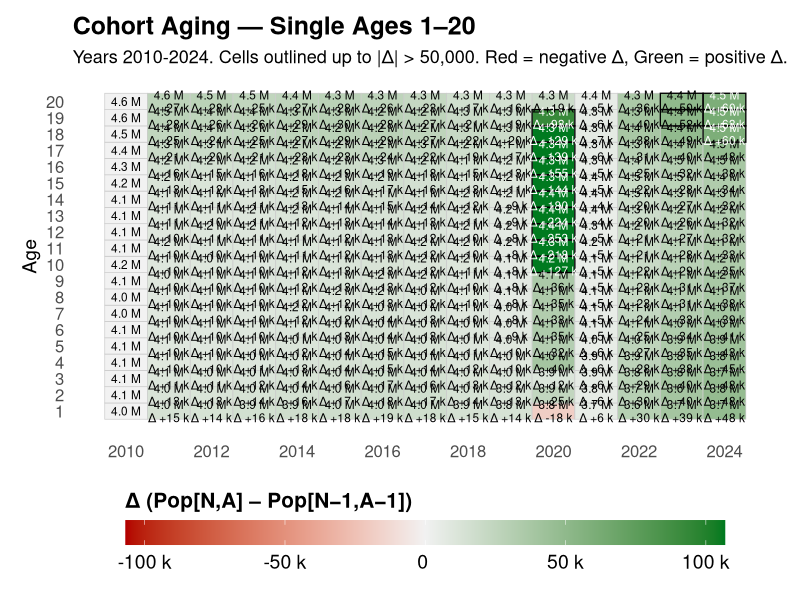
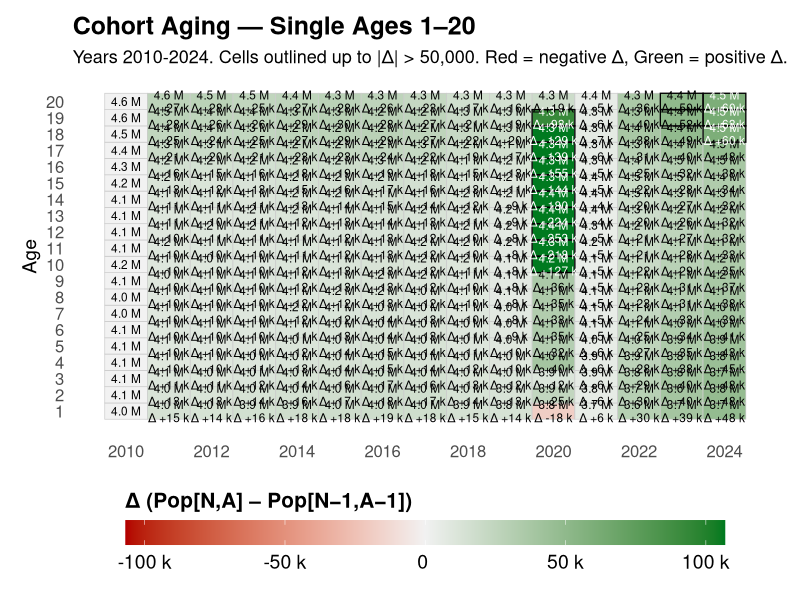
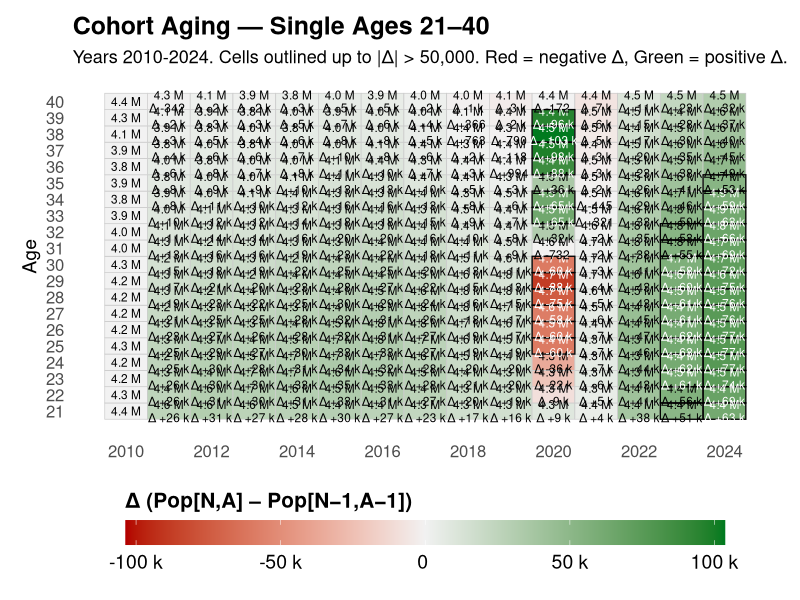
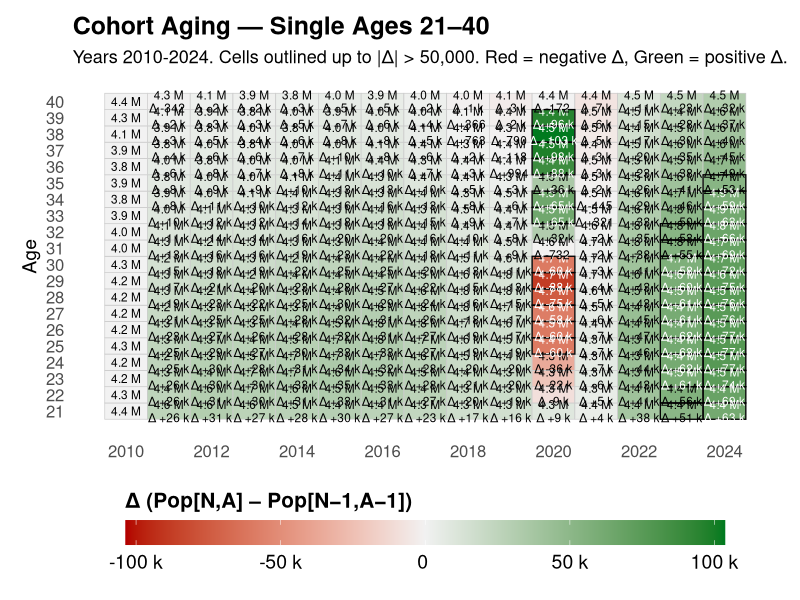
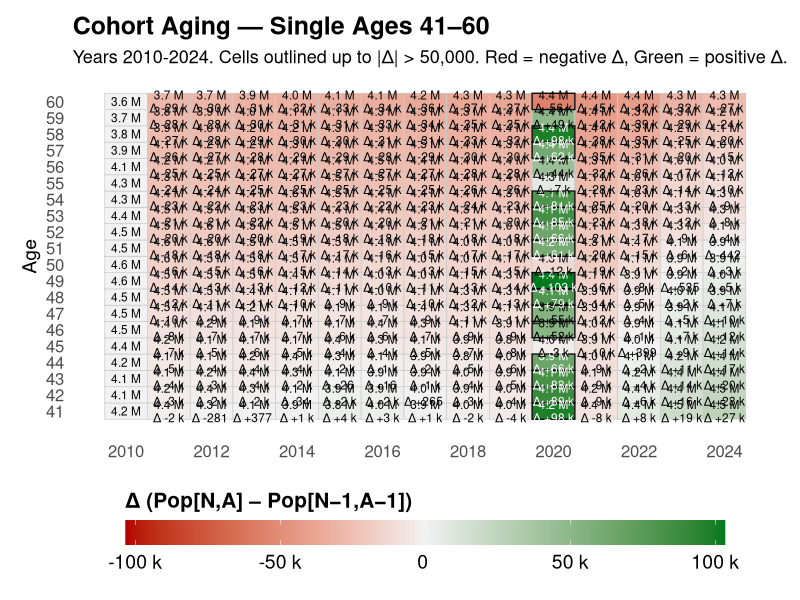
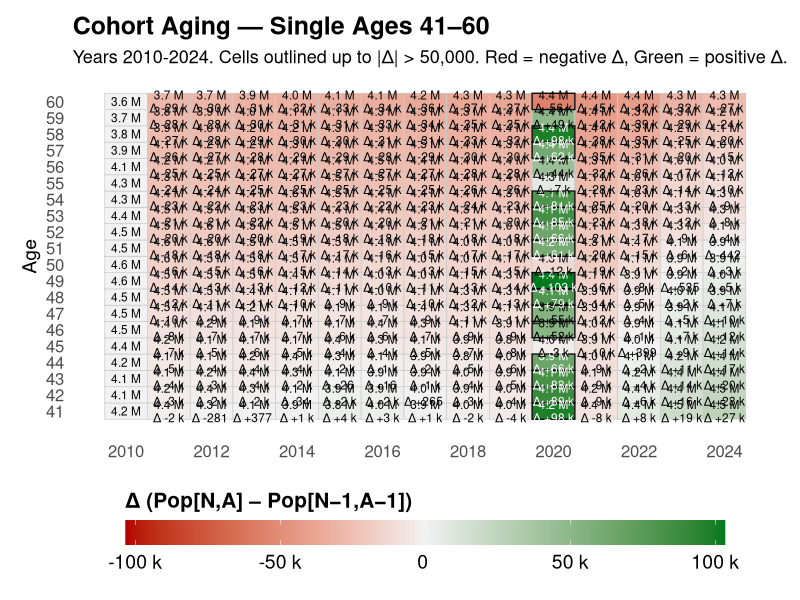
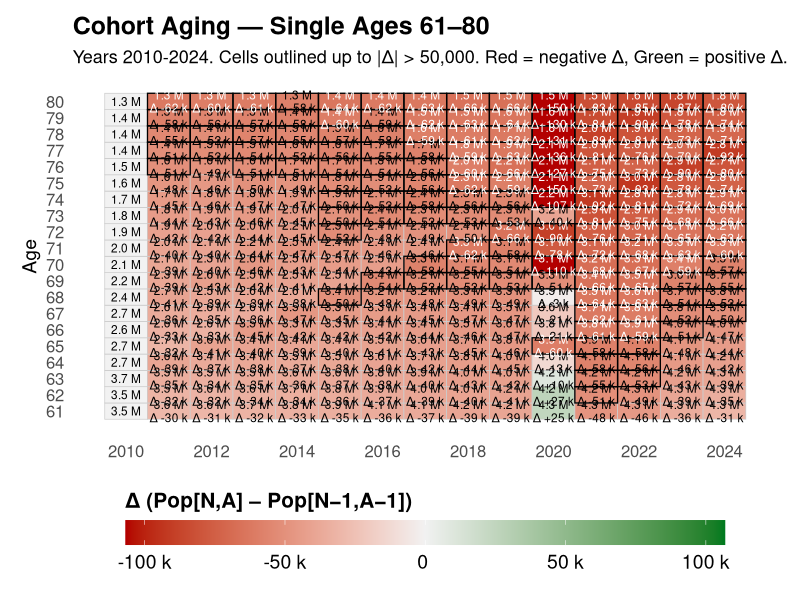
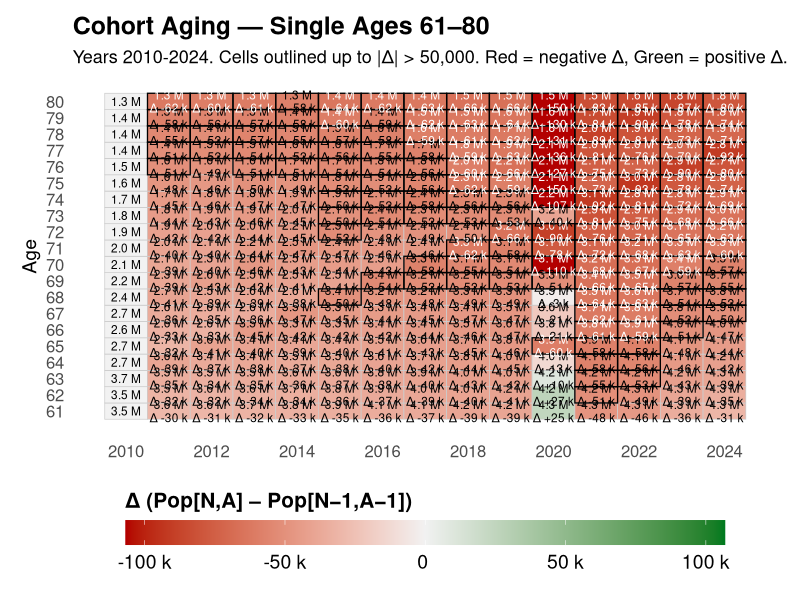

Here is the R script that generated these plots, in order:
#########################################################
## Cohort aging table by single age (HTML with highlights)
## Δ at (Year N, Age A) = Pop[N, A] − Pop[N−1, A−1]
## Source: data/merged_yearly_population_by_age.csv
#########################################################

suppressPackageStartupMessages({
  library(tidyverse)
  library(kableExtra)
})

# --- Parameters ---
TARGET_DELTA <- 50000L   # expected cohort change
TOL          <- 0L       # tolerance around TARGET_DELTA (e.g., 2500L)

# --- Load ---
pop <- read_csv("data/merged_yearly_population_by_age.csv", show_col_types = FALSE) %>%
  transmute(Year = as.integer(Year),
            Age  = as.integer(Age),
            Population = as.numeric(Population)) %>%
  filter(!is.na(Year), !is.na(Age), !is.na(Population))

yrs <- sort(unique(pop$Year))

# --- Wide matrix of populations (Age rows, Year cols); drop Age 0 in the output
pop_wide_years <- pop %>%
  pivot_wider(id_cols = Age, names_from = Year, values_from = Population) %>%
  arrange(Age) %>%
  filter(Age >= 1)  # “starting in 2010, we never care about Age 0”

# --- Cohort deltas: (N,A) minus (N-1,A-1) ---
delta_long <- pop %>%
  mutate(Year_prev = Year - 1, Age_prev = Age - 1) %>%
  left_join(pop %>% select(Year, Age, Population) %>%
              rename(Year_prev = Year, Age_prev = Age, Pop_prev = Population),
            by = c("Year_prev", "Age_prev")) %>%
  filter(!is.na(Pop_prev), Age >= 1) %>%
  transmute(Age, Year, delta = Population - Pop_prev)

delta_wide <- delta_long %>%
  mutate(delta_col = paste0(Year, "-", Year - 1)) %>%
  select(Age, delta_col, delta) %>%
  pivot_wider(names_from = delta_col, values_from = delta)

# --- Combine absolute years + cohort deltas, with two-line cells (value + Δ) ---
# Colors
CLR_POS_TEXT <- "#006400"  # dark green
CLR_NEG_TEXT <- "#8B0000"  # dark red
CLR_POS_BG   <- "#d8f3dc"  # light green
CLR_NEG_BG   <- "#ffcccc"  # light red

# Threshold for highlight (set this near your Parameters section if you prefer)
HIGHLIGHT_THRESHOLD <- 50000L

# ---- PRINT-FRIENDLY HEAT MAPS (single ages, same scope) ----
suppressPackageStartupMessages({ library(tidyverse) })

OUT_DIR <- "visual/pop_aging"
dir.create(file.path(OUT_DIR, "heatmaps"), recursive = TRUE, showWarnings = FALSE)

YEAR_MIN <- min(yrs, na.rm = TRUE)
YEAR_MAX <- max(yrs, na.rm = TRUE)
year_span <- paste0(YEAR_MIN, "-", YEAR_MAX)

# Compact formatters (SI suffixes)
fmt_si     <- scales::label_number(accuracy = 0.1, scale_cut = scales::cut_si(""))
fmt_si_int <- scales::label_number(accuracy = 1,   scale_cut = scales::cut_si(""))

# Build per-cell values + labels (same data scope: Age >= 1; all years in `yrs`)
df <- pop %>%
  filter(Age >= 1) %>%
  left_join(delta_long, by = c("Year","Age")) %>%
  mutate(
    pop_lbl   = fmt_si(Population),
    delta_lbl = ifelse(is.na(delta), "", paste0(ifelse(delta > 0, "+", ""), fmt_si_int(delta))),
    label     = ifelse(delta_lbl == "", pop_lbl, paste0(pop_lbl, "\nΔ ", delta_lbl))
  )

# Clamp only for color mapping (labels use true values)
q98   <- stats::quantile(abs(df$delta), 0.98, na.rm = TRUE)
limit <- max(HIGHLIGHT_THRESHOLD, q98, na.rm = TRUE)
df <- df %>%
  mutate(
    delta_clamped = pmax(pmin(delta, limit), -limit),
    extreme       = !is.na(delta) & abs(delta) > HIGHLIGHT_THRESHOLD
  )

# Render in the SAME 20-age blocks (no scope change)
AGES_PER_PLOT <- 20L
ages_all      <- sort(unique(df$Age))
starts_hm     <- seq(1, length(ages_all), by = AGES_PER_PLOT)

for (i in seq_along(starts_hm)) {
  a_start <- ages_all[starts_hm[i]]
  a_end   <- ages_all[min(starts_hm[i] + AGES_PER_PLOT - 1, length(ages_all))]

  df_block <- df %>% filter(Age >= a_start, Age <= a_end)

  # Per-block color center & readable text color
  lim <- max(abs(df_block$delta_clamped), na.rm = TRUE)
  df_block <- df_block %>%
    mutate(text_col = dplyr::case_when(
      is.na(delta_clamped) ~ "black",
      abs(delta_clamped) > 0.55 * lim ~ "white",
      TRUE ~ "black"
    ))

  p <- ggplot(df_block, aes(x = Year, y = Age, fill = delta_clamped)) +
    geom_tile(color = "grey80", linewidth = 0.25) +
    geom_tile(
      data = subset(df_block, extreme),
      aes(x = Year, y = Age),
      fill = NA, color = "black", linewidth = 0.45
    ) +
    geom_text(
      aes(label = label, color = text_col),
      size = 3.0, lineheight = 0.92
      # , family = "Arial Narrow"  # uncomment if available to fit more text
    ) +
    scale_color_identity() +
    scale_y_continuous(breaks = a_start:a_end) +   # same orientation as your tables (no reverse)
    scale_x_continuous(breaks = seq(YEAR_MIN, YEAR_MAX, by = 2)) +
    scale_fill_gradient2(
      name = "Δ (Pop[N,A] – Pop[N−1,A−1])",
      low = "#b30000", mid = "#f2f2f2", high = "#007a1f",
      midpoint = 0, limits = c(-lim, lim),
      labels = scales::label_number(scale_cut = scales::cut_si("")),
      na.value = "grey95"
    ) +
    labs(
      title = paste0("Cohort Aging — Single Ages ", a_start, "–", a_end),
      subtitle = paste0("Years ", year_span, ". Cells outlined up to |Δ| > ",
                        scales::comma(HIGHLIGHT_THRESHOLD),
                        ". Red = negative Δ, Green = positive Δ."),
      x = NULL, y = "Age"
    ) +
    # ⬇⬇ NEW: horizontal legend at bottom
    guides(
      fill = guide_colorbar(
        direction = "horizontal",
        title.position = "top",
        barwidth = grid::unit(6, "in"),
        barheight = grid::unit(0.25, "in")
      )
    ) +
    theme_minimal(base_size = 14) +
    theme(
      panel.grid = element_blank(),
      plot.title = element_text(face = "bold", size = 18),
      plot.subtitle = element_text(size = 13),
      axis.text.x = element_text(size = 12),
      axis.text.y = element_text(size = 12),
      legend.position = "bottom",              # ⬅ bottom legend
      legend.direction = "horizontal",
      legend.title = element_text(size = 15, face = "bold"),
      legend.text  = element_text(size = 14),
      legend.key.height = grid::unit(0.9, "cm"),
      legend.key.width  = grid::unit(0.7, "cm"),
      legend.background = element_rect(fill = "white", color = NA), # ⬅ white legend bg
      legend.box.background = element_rect(fill = "white", color = NA),
      plot.background  = element_rect(fill = "white", color = NA),   # ⬅ white plot bg
      panel.background = element_rect(fill = "white", color = NA),   # ⬅ white panel bg
      plot.margin = margin(12, 16, 12, 16)
    )


  # Export (wide) — matches your 5-year figures
  fn_base <- sprintf("single_age_heatmap_%02d-%02d_%s_wide16x8", a_start, a_end, year_span)
  ggsave(file.path(OUT_DIR, "heatmaps", paste0(fn_base, ".pdf")),
         p, width = 16, height = 8, units = "in")
  ggsave(file.path(OUT_DIR, "heatmaps", paste0(fn_base, ".png")),
         p, width = 16, height = 8, units = "in", dpi = 300)
}
